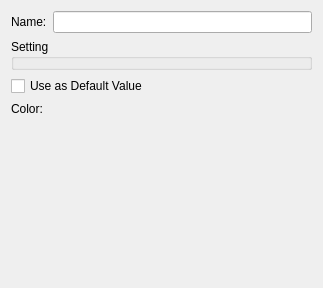
<?xml version="1.0" encoding="UTF-8"?>
<ui version="4.0">
 <class>GridComplexConditionWidget</class>
 <widget class="QWidget" name="GridComplexConditionWidget">
  <property name="geometry">
   <rect>
    <x>0</x>
    <y>0</y>
    <width>323</width>
    <height>288</height>
   </rect>
  </property>
  <property name="windowTitle">
   <string>Form</string>
  </property>
  <layout class="QVBoxLayout" name="verticalLayout">
   <item>
    <layout class="QGridLayout" name="gridLayout">
     <item row="0" column="0">
      <widget class="QLabel" name="nameLabel">
       <property name="text">
        <string>Name:</string>
       </property>
      </widget>
     </item>
     <item row="0" column="1">
      <widget class="QLineEdit" name="nameEdit"/>
     </item>
     <item row="1" column="0" colspan="2">
      <widget class="QGroupBox" name="settingGroupBox">
       <property name="title">
        <string>Setting</string>
       </property>
      </widget>
     </item>
     <item row="2" column="0" colspan="2">
      <widget class="QCheckBox" name="isDefaultCheckBox">
       <property name="text">
        <string>Use as Default Value</string>
       </property>
      </widget>
     </item>
     <item row="3" column="0">
      <widget class="QLabel" name="colorLabel">
       <property name="text">
        <string>Color:</string>
       </property>
      </widget>
     </item>
     <item row="3" column="1">
      <layout class="QHBoxLayout" name="horizontalLayout">
       <item>
        <widget class="ColorEditWidget" name="colorWidget">
         <property name="text">
          <string/>
         </property>
        </widget>
       </item>
       <item>
        <spacer name="horizontalSpacer">
         <property name="orientation">
          <enum>Qt::Horizontal</enum>
         </property>
         <property name="sizeHint" stdset="0">
          <size>
           <width>40</width>
           <height>10</height>
          </size>
         </property>
        </spacer>
       </item>
      </layout>
     </item>
    </layout>
   </item>
   <item>
    <spacer name="verticalSpacer">
     <property name="orientation">
      <enum>Qt::Vertical</enum>
     </property>
     <property name="sizeHint" stdset="0">
      <size>
       <width>20</width>
       <height>141</height>
      </size>
     </property>
    </spacer>
   </item>
  </layout>
 </widget>
 <customwidgets>
  <customwidget>
   <class>ColorEditWidget</class>
   <extends>QLabel</extends>
   <header>guibase/widget/coloreditwidget.h</header>
  </customwidget>
 </customwidgets>
 <resources/>
 <connections/>
</ui>
